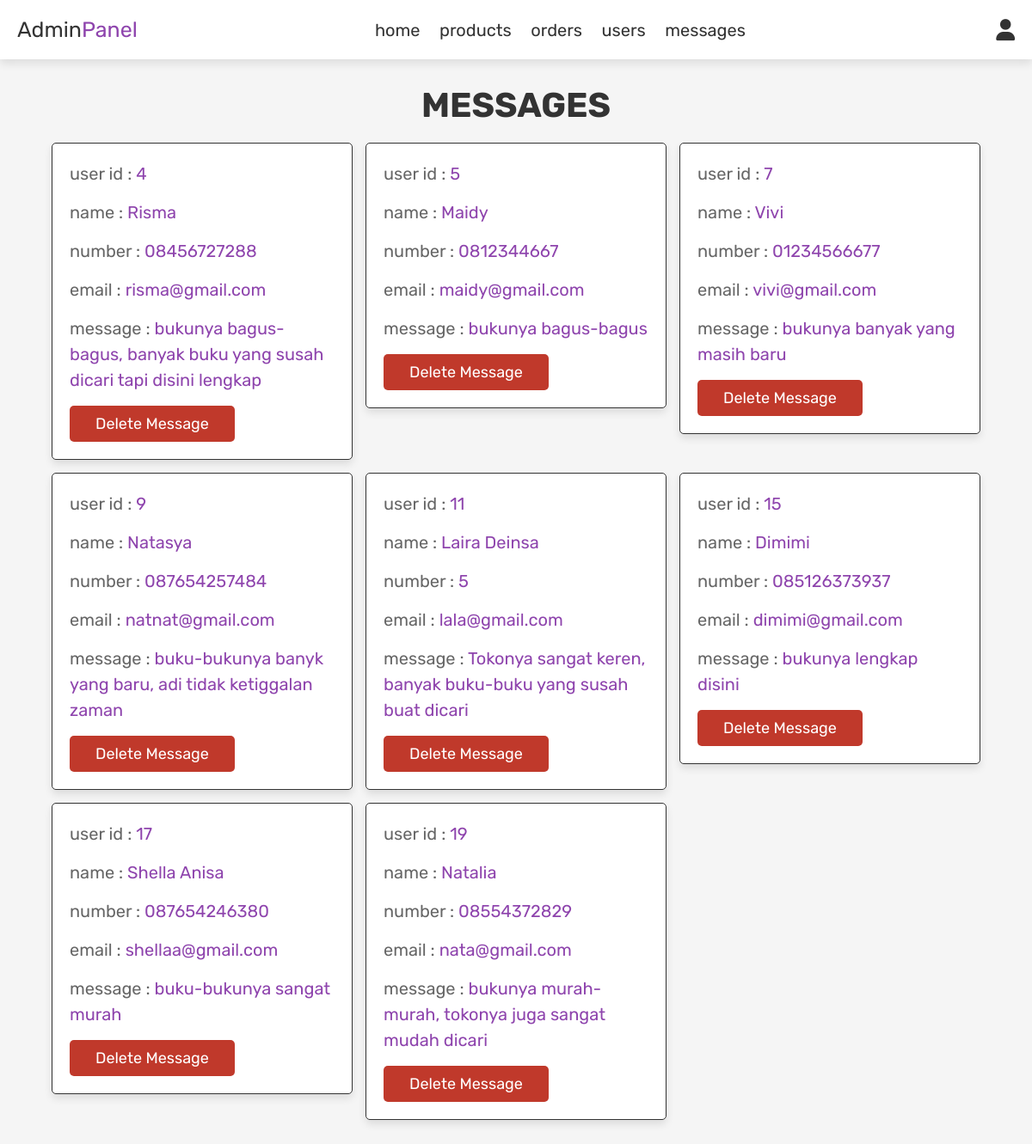
Screenshot of /admin_contacts.php (signed in) with the database file from the repository.
### tables this page shows
CREATE TABLE `message` (
  `id` int(11) NOT NULL,
  `user_id` int(11) NOT NULL,
  `name` varchar(100) NOT NULL,
  `email` varchar(100) NOT NULL,
  `number` varchar(12) NOT NULL,
  `message` varchar(500) NOT NULL
);

### admin_contacts.php (the view, shortened to what this page needs)
<?php
include 'config.php';
?>
<!DOCTYPE html>
<html lang="en">
<head>
   <link rel="stylesheet" href="https://cdnjs.cloudflare.com/ajax/libs/font-awesome/6.0.0/css/all.min.css">
   <link rel="stylesheet" href="css/admin_style.css">
</head>
<body>
<?php include 'admin_header.php'; ?>
<section class="messages">
   <h1 class="title"> messages </h1>
   <div class="box-container">
   <?php
      $select_message = mysqli_query($connect, "SELECT * FROM `message`") or die('query failed');
      if(mysqli_num_rows($select_message) > 0){
         while($fetch_message = mysqli_fetch_assoc($select_message)){
   ?>
   <div class="box">
      <p> user id : <span><?php echo $fetch_message['user_id']; ?></span> </p>
      <p> name : <span><?php echo $fetch_message['name']; ?></span> </p>
      <p> number : <span><?php echo $fetch_message['number']; ?></span> </p>
      <p> email : <span><?php echo $fetch_message['email']; ?></span> </p>
      <p> message : <span><?php echo $fetch_message['message']; ?></span> </p>
      <a href="admin_contacts.php?delete=<?php echo $fetch_message['id']; ?>" onclick="return confirm('delete this message?');" class="delete-btn">delete message</a>
   </div>
   <?php
      };
   }else{
      echo '<p class="empty">you have no messages!</p>';
   }
   ?>
   </div>
</section>
</body>
</html>

### css/admin_style.css (style rules this page uses)
:root { --purple:#8e44ad; --red:#c0392b; --orange:#f39c12; --black:#333; --white:#fff; --light-color:#666; --light-white:#ccc; --light-bg:#f5f5f5; --border:.1rem solid var(--black); --box-shadow:0 .5rem 1rem rgba(0,0,0,.1); }
* { font-family: 'Rubik', sans-serif; margin:0; padding:0; box-sizing: border-box; outline: none; border:none; text-decoration: none; transition:all .2s linear; }
html { font-size: 62.5%; overflow-x: hidden; }
body { background-color: var(--light-bg); }
section { padding:3rem 2rem; }
.title { text-align: center; margin-bottom: 2rem; text-transform: uppercase; color:var(--black); font-size: 4rem; }
.btn, .option-btn, .delete-btn, .white-btn { display: inline-block; margin-top: 1rem; padding:1rem 3rem; cursor: pointer; color:var(--white); font-size: 1.8rem; border-radius: .5rem; text-transform: capitalize; }
.delete-btn { background-color: var(--red); }
.messages .box-container { display: grid; grid-template-columns: repeat(auto-fit, 35rem); justify-content: center; gap:1.5rem; max-width: 1200px; margin:0 auto; align-items: flex-start; }
.messages .box-container .box { background-color: var(--white); padding:2rem; border:var(--border); box-shadow: var(--box-shadow); border-radius: .5rem; }
.messages .box-container .box p { padding-bottom: 1.5rem; font-size: 2rem; color:var(--light-color); line-height: 1.5; }
.messages .box-container .box p span { color:var(--purple); }
.messages .box-container .box .delete-btn { margin-top: 0; }

### rows the page displays
message: user "4", name "Risma", number "08456727288", email "risma@gmail.com", message "bukunya bagus-bagus, banyak buku yang susah dicari tapi disini lengkap"
message: user "5", name "Maidy", number "0812344667", email "maidy@gmail.com", message "bukunya bagus-bagus"
message: user "7", name "Vivi", number "01234566677", email "vivi@gmail.com", message "bukunya banyak yang masih baru"
message: user "9", name "Natasya", number "087654257484", email "natnat@gmail.com", message "buku-bukunya banyk yang baru, adi tidak ketiggalan zaman"
message: user "11", name "Laira Deinsa", number "5", email "lala@gmail.com", message "Tokonya sangat keren, banyak buku-buku yang susah buat dicari"
message: user "15", name "Dimimi", number "085126373937", email "dimimi@gmail.com", message "bukunya lengkap disini"
message: user "17", name "Shella Anisa", number "087654246380", email "shellaa@gmail.com", message "buku-bukunya sangat murah"
message: user "19", name "Natalia", number "08554372829", email "nata@gmail.com", message "bukunya murah-murah, tokonya juga sangat mudah dicari"
